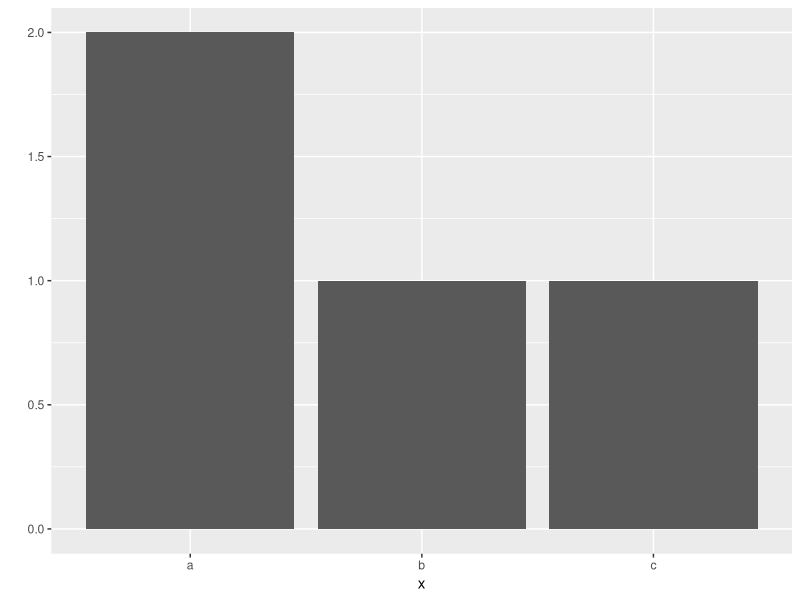
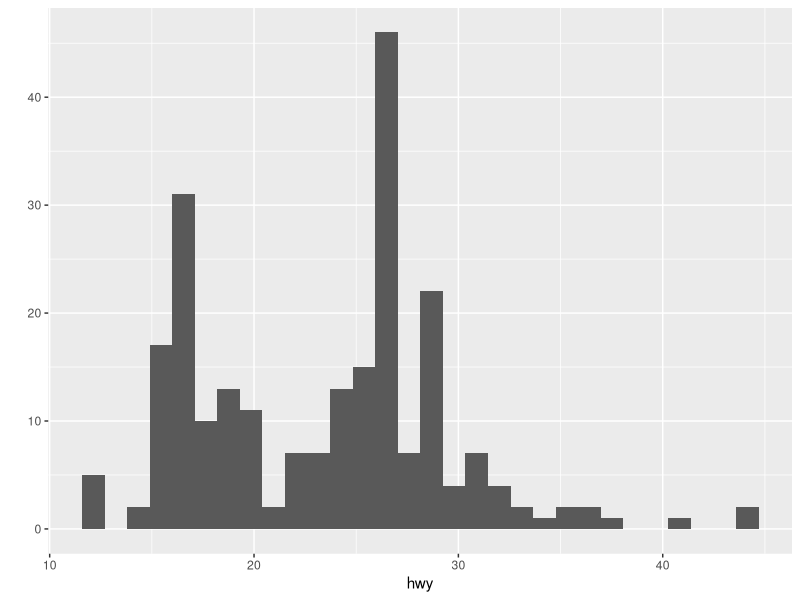
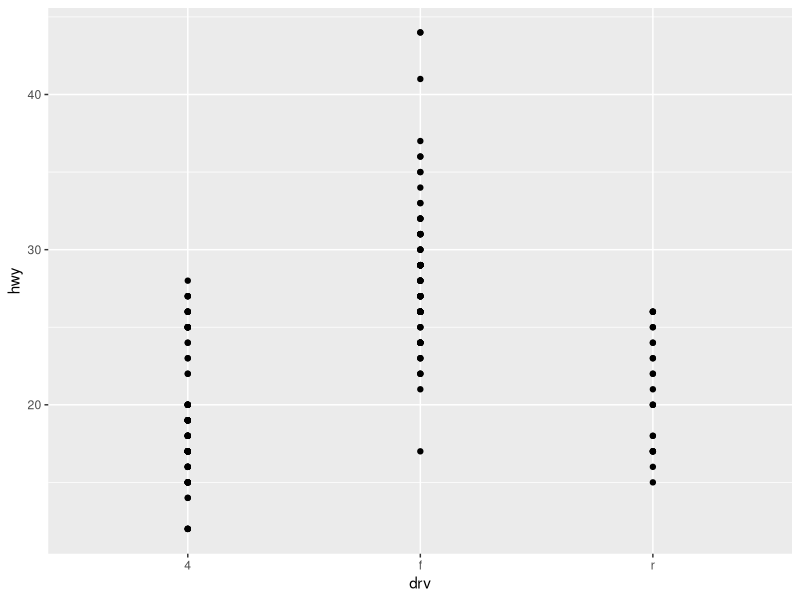
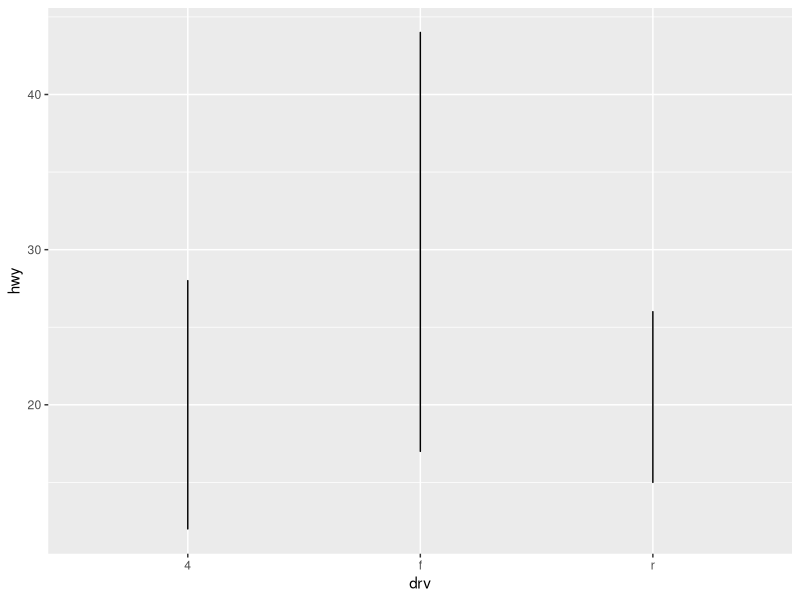
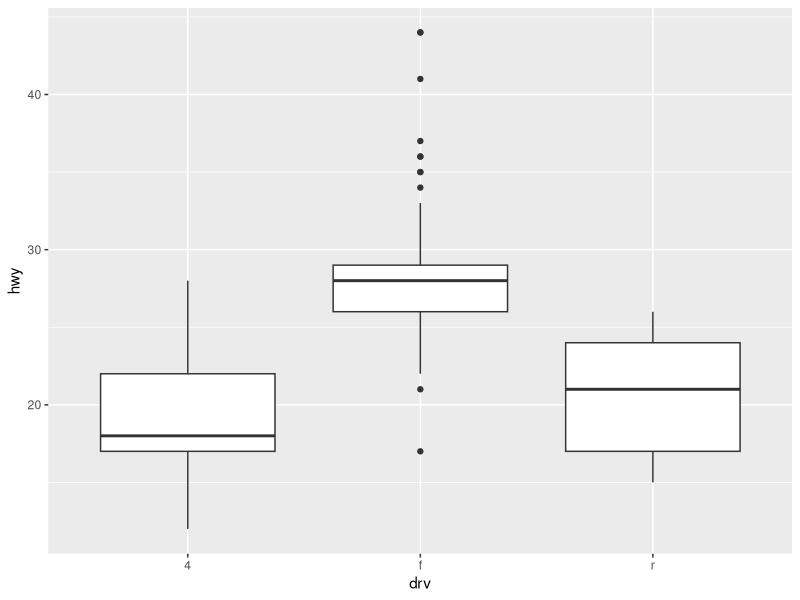
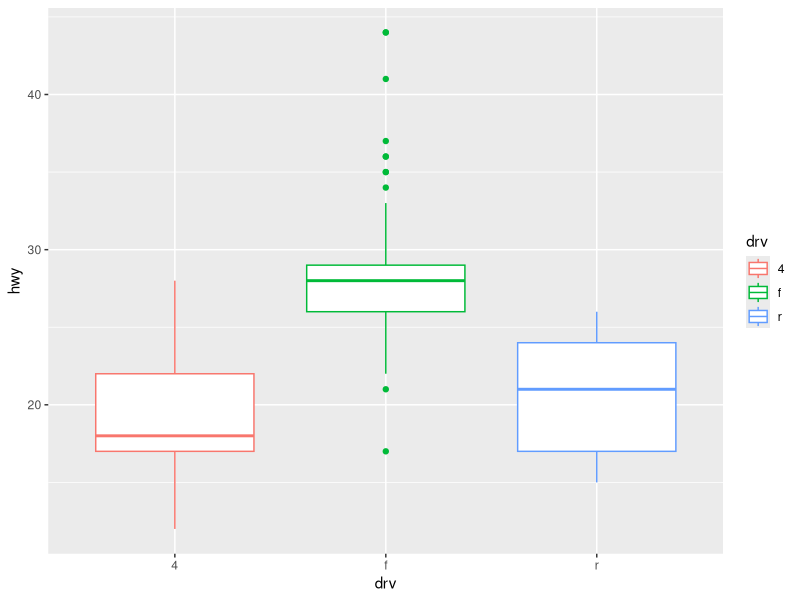

Generate these figures, in order, with R:
# ggplot2 패키지 설치
install.packages("ggplot2")

# ggplot2 패키지 로드
library(ggplot2)


# 여러 문자로 구성된 변수 생성
x <- c("a", "a", "b", "c")
x

# 빈도 막대 그래프 출력
qplot(x)


# data에 mpg, x축에 hwy 변수 지정해 그래프 생성
qplot(data=mpg, x=hwy)

# x축 drv, y축 hwy
qplot(data=mpg, x=drv, y=hwy)

# x축 drv, y축 hwy, 선 그래프 형태
qplot(data=mpg, x=drv, y=hwy, geom="line")

# x축 drv, y축 hwy, 상자 그림 형태
qplot(data=mpg, x=drv, y=hwy, geom="boxplot")

# x축 drv, y축 hwy, 상자 그림 형태, drv별 색 표현
qplot(data=mpg, x=drv, y=hwy, geom = "boxplot", colour = drv)


# qplot 함수 메뉴얼 출력
?qplot
